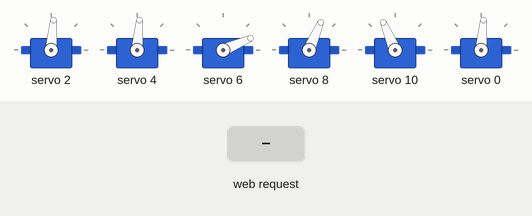
Simulated run of this sketch. Board: ESP32. On the bench: 6 × servo. Inputs (shaded band) come from the test bench. What the sketch prints to the serial monitor is not drawn.

Above: at 1.2 s.
1.3 s: HTTP request GET /set_stop?dir=1&ms=1&val=1 received
At 2.3 s:
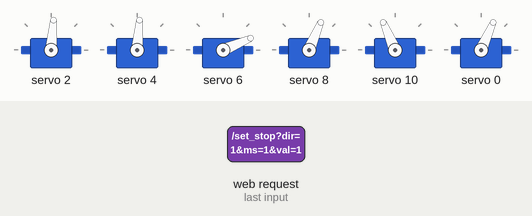
2.8 s: HTTP request GET /cut received
4.3 s: HTTP request GET /nudge?dir=1&ms=1&val=1 received
Timing chart, 0 to 7.3 s (numbered marks = the images above; inputs shaded):
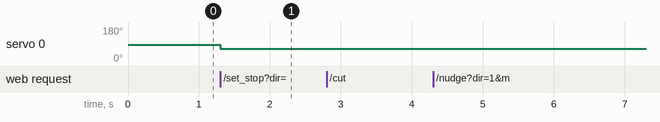

The sketch:

base_calib.ino
```cpp
#include <Wire.h>
#include <Adafruit_PWMServoDriver.h>
#include <WiFi.h>
#include <WebServer.h>

// ─────────────────────────────────────────
//  PCA9685 Config
// ─────────────────────────────────────────
Adafruit_PWMServoDriver pwm = Adafruit_PWMServoDriver();
#define SERVO_FREQ 50

// ─────────────────────────────────────────
//  Joint Channels & Locks
// ─────────────────────────────────────────
const int BASE_CH     = 0;  // MG996R — TESTING JOINT: Base Rotation
const int SHOULDER_CH = 2;  // MG996R — Locked at 290
const int ELBOW_CH    = 4;  // MG996R — Locked at 290
const int ROLL_CH     = 6;  // MG90S  — Locked at 160
const int PITCH_CH    = 8;  // MG90S  — Locked at 252
const int GRIPPER_CH  = 10; // MG90S  — Locked at 350

const int ARM_LOCK_PULSE     = 290;
const int ROLL_LOCK_PULSE    = 160;
const int PITCH_LOCK_PULSE   = 252;
const int GRIPPER_LOCK_PULSE = 350;

// Base 360° Neutral & Nudge Settings
int baseStopPulse = 290; // Default expected neutral
int speedDelta    = 18;  // Safe controlled crawl speed

// ─────────────────────────────────────────
//  WiFi AP Config
// ─────────────────────────────────────────
const char* ssid     = "RoboArm-Base";
const char* password = "roboarm123";

WebServer server(80);

void lockOtherJoints() {
  pwm.setPWM(SHOULDER_CH, 0, ARM_LOCK_PULSE);
  pwm.setPWM(ELBOW_CH,    0, ARM_LOCK_PULSE);
  pwm.setPWM(ROLL_CH,     0, ROLL_LOCK_PULSE);
  pwm.setPWM(PITCH_CH,    0, PITCH_LOCK_PULSE);
  pwm.setPWM(GRIPPER_CH,  0, GRIPPER_LOCK_PULSE);
}

void sendBaseStop() {
  pwm.setPWM(BASE_CH, 0, baseStopPulse);
}

void timedBaseNudge(int pulse, int durationMs) {
  pwm.setPWM(BASE_CH, 0, pulse);
  delay(durationMs);
  sendBaseStop(); // Auto-stop back to neutral
}

void directHold(int p) {
  p = constrain(p, 150, 450);
  pwm.setPWM(BASE_CH, 0, p);
  Serial.printf("Base direct pulse: %d\n", p);
}

void cutAllPower() {
  for (int ch = 0; ch < 16; ch++) {
    pwm.setPWM(ch, 0, 0);
  }
  Serial.println("All Power Cut!");
}

// ─────────────────────────────────────────
//  Web UI (Base Rotation Calibrator)
// ─────────────────────────────────────────
const char HTML[] PROGMEM = R"rawliteral(
<!DOCTYPE html>
<html lang="en">
<head>
<meta charset="UTF-8"/>
<meta name="viewport" content="width=device-width,initial-scale=1.0"/>
<title>Base Rotation Calibrator (CH 0)</title>
<style>
  @import url('https://fonts.googleapis.com/css2?family=Inter:wght@400;600;700&display=swap');
  *{margin:0;padding:0;box-sizing:border-box;}
  body{
    font-family:'Inter',sans-serif;
    background:#0a0b10;
    color:#e5e7eb;
    min-height:100vh;
    display:flex;
    flex-direction:column;
    align-items:center;
    padding:16px;
  }
  .card{
    background:#12141e;
    border:1px solid #1f2335;
    border-radius:24px;
    padding:24px 20px;
    width:100%;
    max-width:440px;
    box-shadow:0 12px 40px rgba(0,0,0,0.5);
    text-align:center;
  }
  h1{font-size:1.35rem;font-weight:700;color:#f59e0b;margin-bottom:4px;}
  .subtitle{font-size:0.8rem;color:#94a3b8;margin-bottom:12px;}
  .lock-badge{
    display:inline-block;padding:4px 12px;
    background:#05966920;border:1px solid #10b98140;
    border-radius:12px;font-size:0.75rem;color:#10b981;margin-bottom:16px;line-height:1.4;
  }

  .box{
    background:#0f172a;border:1px solid #1e293b;
    border-radius:16px;padding:16px 14px;margin-bottom:14px;text-align:left;
  }
  .box-title{font-size:0.85rem;font-weight:700;color:#f59e0b;margin-bottom:4px;}
  .box-desc{font-size:0.75rem;color:#64748b;margin-bottom:12px;line-height:1.4;}

  .hero-val{font-size:2.5rem;font-weight:700;color:#f59e0b;text-align:center;margin:4px 0 10px;}
  input[type=range]{width:100%;height:8px;border-radius:4px;background:#1e293b;outline:none;margin-bottom:12px;}

  .tune-btns{display:flex;justify-content:center;gap:10px;margin-bottom:12px;}
  .btn-tune{
    padding:8px 16px;background:#1e293b;border:1px solid #334155;
    color:#f1f5f9;border-radius:8px;font-weight:700;cursor:pointer;
  }

  .btn-grid{display:grid;grid-template-columns:1fr 1fr;gap:10px;margin-bottom:8px;}
  .btn{
    padding:14px 8px;font-size:0.88rem;font-weight:700;border:none;
    border-radius:12px;cursor:pointer;transition:all 0.1s ease;
  }
  .btn:active{transform:scale(0.96);}
  .btn-left{background:#f59e0b;color:#1e1b4b;}
  .btn-right{background:#3b82f6;color:#fff;}
  .btn-micro{font-size:0.8rem;padding:10px 6px;background:#1e293b;border:1px solid #334155;color:#cbd5e1;}

  .btn-stop{
    width:100%;padding:14px;background:#334155;color:#f8fafc;
    font-size:0.9rem;font-weight:700;border-radius:10px;border:none;cursor:pointer;margin-top:6px;
  }

  .btn-cut{
    width:100%;padding:14px;background:#7f1d1d;border:1px solid #ef444455;
    color:#fca5a5;font-size:0.92rem;font-weight:700;border-radius:12px;cursor:pointer;margin-top:4px;
  }
  .status{margin-top:14px;font-size:0.82rem;color:#10b981;min-height:18px;font-weight:600;}
  .warning-box{
    background:#451a03;border:1px solid #b45309;border-radius:10px;
    padding:8px 10px;font-size:0.73rem;color:#fde68a;margin-bottom:12px;line-height:1.4;
  }
</style>
</head>
<body>
<div class="card">
  <h1>🧭 BASE ROTATION (CH 0)</h1>
  <p class="subtitle">MG996R Servo — 360° Neutral & Direction Calibrator</p>
  <span class="lock-badge">🔒 Locked: Shoulder(290), Elbow(290), Pitch(252), Roll(160), Gripper(350)</span>

  <div class="warning-box">
    ⚠️ <b>Careful with Wires:</b> Base 360° ghoomne par wires wrap ho sakti hain. Micro-nudges (50ms–150ms) se safe test karein!
  </div>

  <!-- ── Section A: Find Neutral Stop ── -->
  <div class="box">
    <div class="box-title">1️⃣ Neutral Stop Finder (Find where motor is silent)</div>
    <div class="box-desc">
      Slider se neutral find karo jab tak base motor bilkul shaant (dead silent) na ho jaye:
    </div>
    <div class="hero-val" id="stopDisp">290</div>
    <input type="range" min="260" max="320" value="290" id="stopSlider" oninput="onStopSlide(this.value)" onchange="applyStop(this.value)">

    <div class="tune-btns">
      <button class="btn-tune" onclick="stepStop(-1)">− 1</button>
      <button class="btn-tune" onclick="resetStop290()">Reset 290</button>
      <button class="btn-tune" onclick="stepStop(+1)">+ 1</button>
    </div>
    <button class="btn-stop" onclick="applyStop(stopVal)">⏹ HOLD STOP (Send Neutral)</button>
  </div>

  <!-- ── Section B: Direction Nudges ── -->
  <div class="box">
    <div class="box-title">2️⃣ Direction & Movement Nudges</div>
    <div class="box-desc">
      Nudge karke dekho LEFT kis direction me ghoomta hai aur RIGHT kis me:
    </div>

    <!-- Normal Nudges (120ms) -->
    <div class="btn-grid">
      <button class="btn btn-left"  onclick="nudge('LEFT', 120)">◀ LEFT (120ms)</button>
      <button class="btn btn-right" onclick="nudge('RIGHT', 120)">▶ RIGHT (120ms)</button>
    </div>

    <!-- Micro Nudges (50ms) -->
    <div class="btn-grid">
      <button class="btn btn-micro" onclick="nudge('LEFT', 50)">Micro LEFT (50ms)</button>
      <button class="btn btn-micro" onclick="nudge('RIGHT', 50)">Micro RIGHT (50ms)</button>
    </div>

    <!-- Long Nudges (250ms) -->
    <div class="btn-grid">
      <button class="btn btn-micro" onclick="nudge('LEFT', 250)">Long LEFT (250ms)</button>
      <button class="btn btn-micro" onclick="nudge('RIGHT', 250)">Long RIGHT (250ms)</button>
    </div>
  </div>

  <button class="btn-cut" onclick="cutPower()">⚠️ CUT ALL POWER (PWM 0)</button>
  <div class="status" id="status">Ready. Neutral set to 290. All other joints locked!</div>
</div>

<script>
let stopVal = 290;
let delta = 18;

function setStatus(msg){document.getElementById('status').innerText = msg;}

function onStopSlide(v){document.getElementById('stopDisp').innerText = v;}

function applyStop(v){
  stopVal = parseInt(v);
  document.getElementById('stopDisp').innerText = stopVal;
  document.getElementById('stopSlider').value = stopVal;
  fetch('/set_stop?val=' + stopVal)
    .then(r => r.text())
    .then(m => setStatus('Base Neutral Set: ' + stopVal));
}

function stepStop(d){
  applyStop(stopVal + d);
}

function resetStop290(){
  applyStop(290);
}

function nudge(dir, ms){
  setStatus('Nudging ' + dir + ' (' + ms + 'ms)...');
  fetch('/nudge?dir=' + dir + '&ms=' + ms)
    .then(r => r.text())
    .then(m => setStatus(m))
    .catch(() => setStatus('Connection Error!'));
}

function cutPower(){
  fetch('/cut').then(() => setStatus('All PWM Cut! Base Relaxed.'));
}
</script>
</body>
</html>
)rawliteral";

// ─────────────────────────────────────────
//  HTTP Handlers
// ─────────────────────────────────────────
void handleRoot() { server.send_P(200, "text/html", HTML); }

void handleNudge() {
  if (server.hasArg("dir") && server.hasArg("ms")) {
    String dir = server.arg("dir");
    int ms     = constrain(server.arg("ms").toInt(), 20, 500);

    int targetPulse = baseStopPulse;
    // LEFT: > neutral (e.g. 290 + 18 = 308)
    // RIGHT: < neutral (e.g. 290 - 18 = 272)
    if      (dir == "LEFT")  targetPulse = baseStopPulse + speedDelta;
    else if (dir == "RIGHT") targetPulse = baseStopPulse - speedDelta;

    timedBaseNudge(targetPulse, ms);
    String msg = "Nudge " + dir + " | " + String(targetPulse) + " for " + String(ms) + "ms -> back to stop " + String(baseStopPulse);
    Serial.println(msg);
    server.send(200, "text/plain", msg);
  } else {
    server.send(400, "text/plain", "Bad Request");
  }
}

void handleSetStop() {
  if (server.hasArg("val")) {
    baseStopPulse = constrain(server.arg("val").toInt(), 250, 350);
    sendBaseStop();
    server.send(200, "text/plain", "Base Stop Set: " + String(baseStopPulse));
  } else {
    server.send(400, "text/plain", "Missing val");
  }
}

void handleCut() {
  cutAllPower();
  server.send(200, "text/plain", "All Power Cut");
}

// ─────────────────────────────────────────
//  Setup & Loop
// ─────────────────────────────────────────
void setup() {
  Serial.begin(115200);
  Serial.println("\n=== Base Rotation Calibrator (CH 0) ===");

  pwm.begin();
  pwm.setOscillatorFrequency(27000000);
  pwm.setPWMFreq(SERVO_FREQ);
  delay(50);

  // Lock all other joints firmly
  lockOtherJoints();
  Serial.println("Shoulder(290), Elbow(290), Pitch(252), Roll(160), Gripper(350) LOCKED!");

  // Prime Base to initial stop (290)
  sendBaseStop();
  Serial.printf("Base (CH0) initialized at neutral stop: %d\n", baseStopPulse);

  WiFi.softAP(ssid, password);
  Serial.printf("WiFi: %s  |  http://%s\n", ssid, WiFi.softAPIP().toString().c_str());

  server.on("/",         handleRoot);
  server.on("/nudge",    handleNudge);
  server.on("/set_stop", handleSetStop);
  server.on("/cut",      handleCut);
  server.begin();

  Serial.println("Base Calibrator Ready on CH0!");
}

void loop() {
  server.handleClient();
}
```

Measured:
- after the input at 1.3 s, servo 0: 85° → 66° at once
- after the input at 2.8 s, every drawn part: stays the same
- after the input at 4.3 s, every drawn part: stays the same
